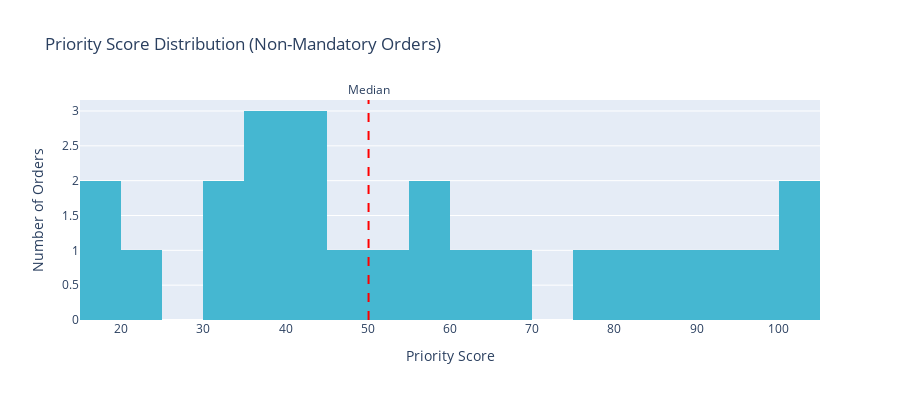

Source (notebook cell):
### Markdown cell above
## 6. Results Visualization

Let's visualize the distribution and patterns in our priority scores.

### Code cell
# 1. Priority Score Distribution (Histogram)
fig = px.histogram(
    scores_full_df[~scores_full_df['is_mandatory']],  # Exclude mandatory for better visualization
    x='final_score',
    nbins=20,
    title='Priority Score Distribution (Non-Mandatory Orders)',
    labels={'final_score': 'Priority Score', 'count': 'Number of Orders'},
    color_discrete_sequence=['#45B7D1']
)

fig.update_layout(
    xaxis_title='Priority Score',
    yaxis_title='Number of Orders',
    height=400
)

fig.add_vline(
    x=scores_full_df[~scores_full_df['is_mandatory']]['final_score'].median(),
    line_dash="dash",
    line_color="red",
    annotation_text="Median",
    annotation_position="top"
)

fig.show()

### Figure 1 — Plotly figure (JSON) as saved in the notebook; plotly's stock layout.template omitted (floating-point values rounded to 4 significant figures)
{"data": [{"bingroup": "x", "hovertemplate": "Priority Score=%{x}<br>count=%{y}<extra></extra>", "legendgroup": "", "marker": {"color": "#45B7D1", "pattern": {"shape": ""}}, "name": "", "nbinsx": 20, "orientation": "v", "showlegend": false, "type": "histogram", "x": [102.3, 100.7, 99.52, 92.32, 85.92, 81.71, 75.45, 67.27, 63.56, 58.02, 55.59, 51.52, 48.67, 41.75, 41.45, 41.03, 39.92, 37.87, 37.5, 33.88, 32.15, 20.13, 19.58, 17.29], "xaxis": "x", "yaxis": "y"}], "layout": {"annotations": [{"showarrow": false, "text": "Median", "x": 50.09, "xanchor": "center", "xref": "x", "y": 1, "yanchor": "bottom", "yref": "y domain"}], "barmode": "relative", "height": 400, "legend": {"tracegroupgap": 0}, "shapes": [{"line": {"color": "red", "dash": "dash"}, "type": "line", "x0": 50.09, "x1": 50.09, "xref": "x", "y0": 0, "y1": 1, "yref": "y domain"}], "title": {"text": "Priority Score Distribution (Non-Mandatory Orders)"}, "xaxis": {"anchor": "y", "domain": [0, 1], "title": {"text": "Priority Score"}}, "yaxis": {"anchor": "x", "domain": [0, 1], "title": {"text": "Number of Orders"}}}}
